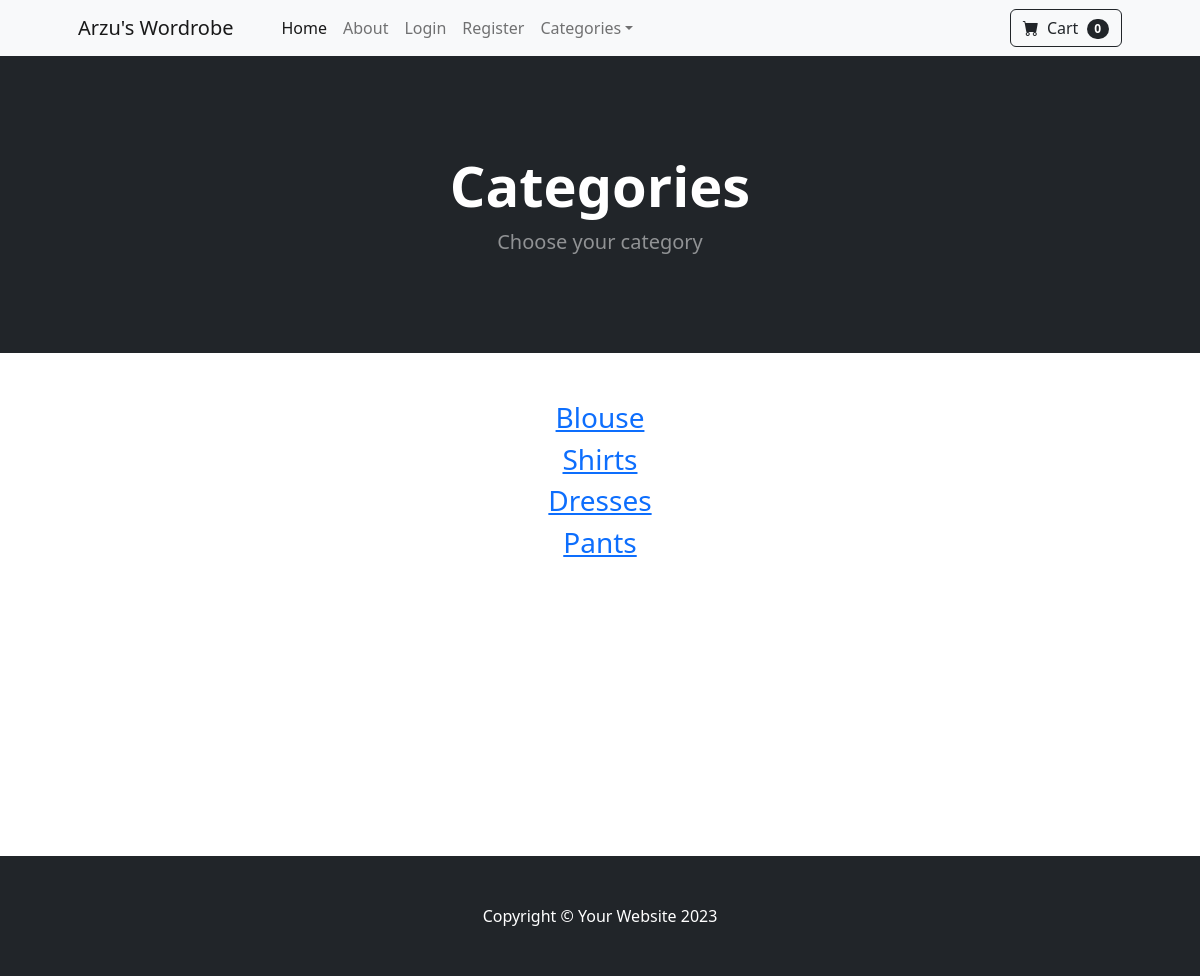
The page /category/ on the database its author committed.
### store/models.py (models this page shows)
class Category(models.Model):
    name = models.CharField(max_length=50)
    def __str__(self):
        return self.name
    class Meta:
        verbose_name_plural = 'categories'

### store/views.py (the view)
# urls.py: path('category/', views.category_summary, name='category_summary'),
def category_summary(request):
    categories = Category.objects.all()
    return render(request, 'category_summary.html', {'categories': categories})

### cart/cart.py (called while the page is built)
    def __len__(self):
        return len(self.cart)

### cart/context_processors.py (called while the page is built)
def cart(request):
    return {'cart': Cart(request)}

### store/templates/category_summary.html
{% extends 'base.html' %}
{% block content %}
        <header class="bg-dark py-5">
            <div class="container px-4 px-lg-5 my-5">
                <div class="text-center text-white">
                    <h1 class="display-4 fw-bolder">Categories</h1>
                    <p class="lead fw-normal text-white-50 mb-0">Choose your category</p>
                </div>
            </div>
        </header>
        <div class="container">
            <div class="row">
                <center>
                    <div class="col-8">
                        <br/><br/>
                        {% for category in categories %}
                        <h3><a href="{% url 'category' category %}">{{ category }}</a></h3>
                        {% endfor %}
                        <br/><br/><br/><br/><br/><br/><br/><br/><br/><br/><br/><br/>
                    </div>
                </center>
            </div>
        </div>
{% endblock%}

### rows shown on the page
Category: name "Blouse"
Category: name "Shirts"
Category: name "Dresses"
Category: name "Pants"

### other values the page prints
{{ cart|length }} "0"
